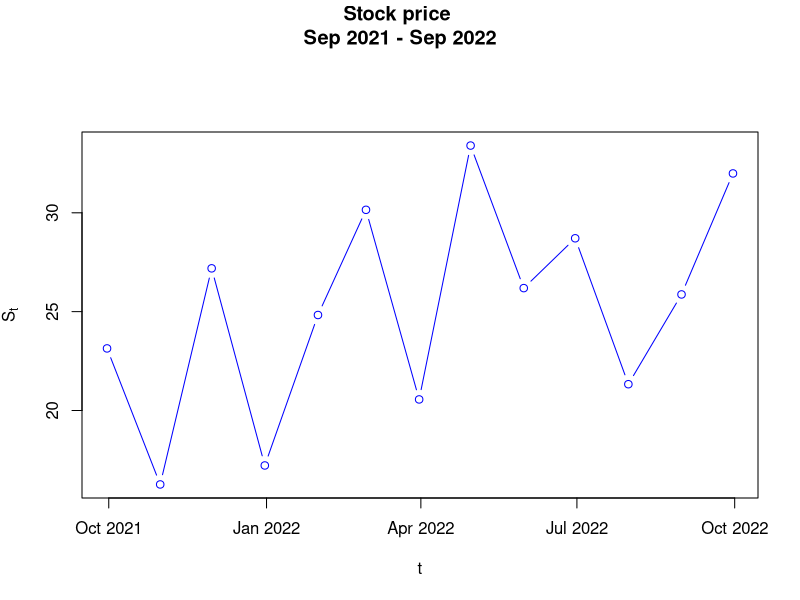

R code for this plot:
## ---- chunk 1
path <- "~/..Studium UZH/Master/1. Semester/Tools for Finance/homework/week2/data"
setwd(path)

dat <- read.csv("coding-environment-exercise.csv")
head(dat)
str(dat)

par(oma=c(0,0,2.5,0))
plot(as.Date(dat$date), dat$value,
     t = "b",
     xlab = "t",
     ylab = expression("S"["t"]),
     col = "blue")
title(main = "Stock price \nSep 2021 - Sep 2022",outer=T)
